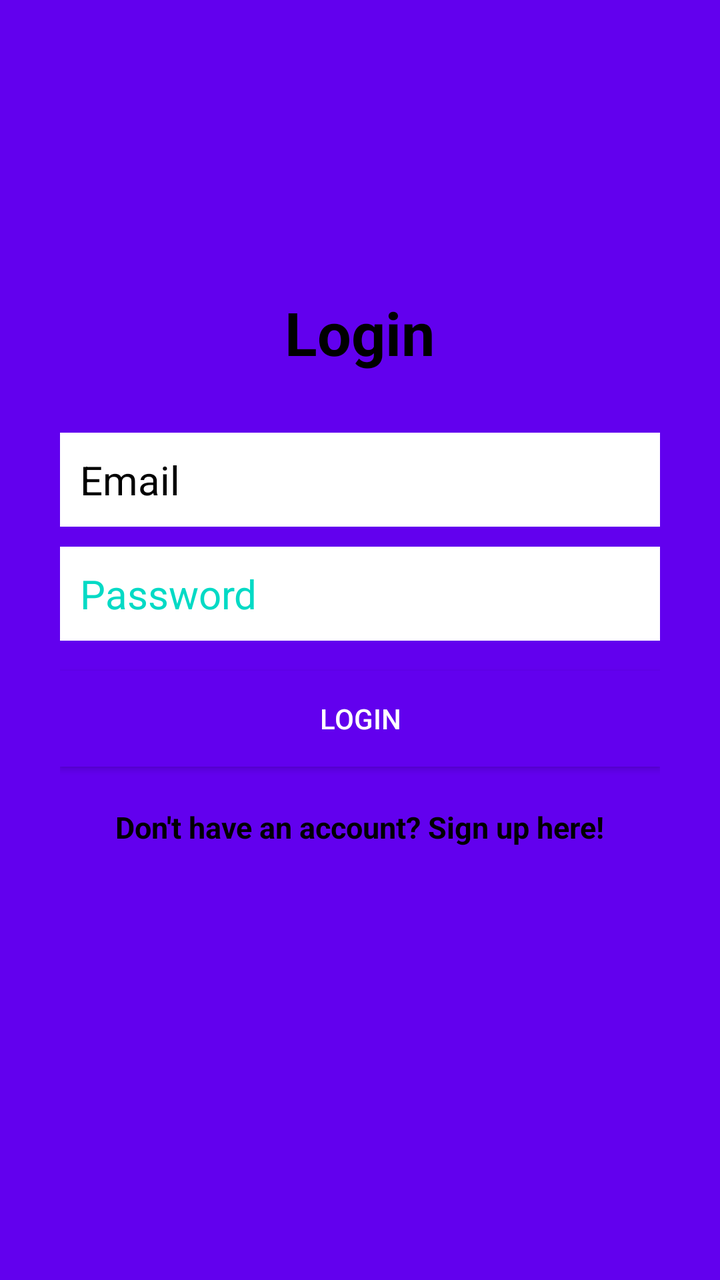
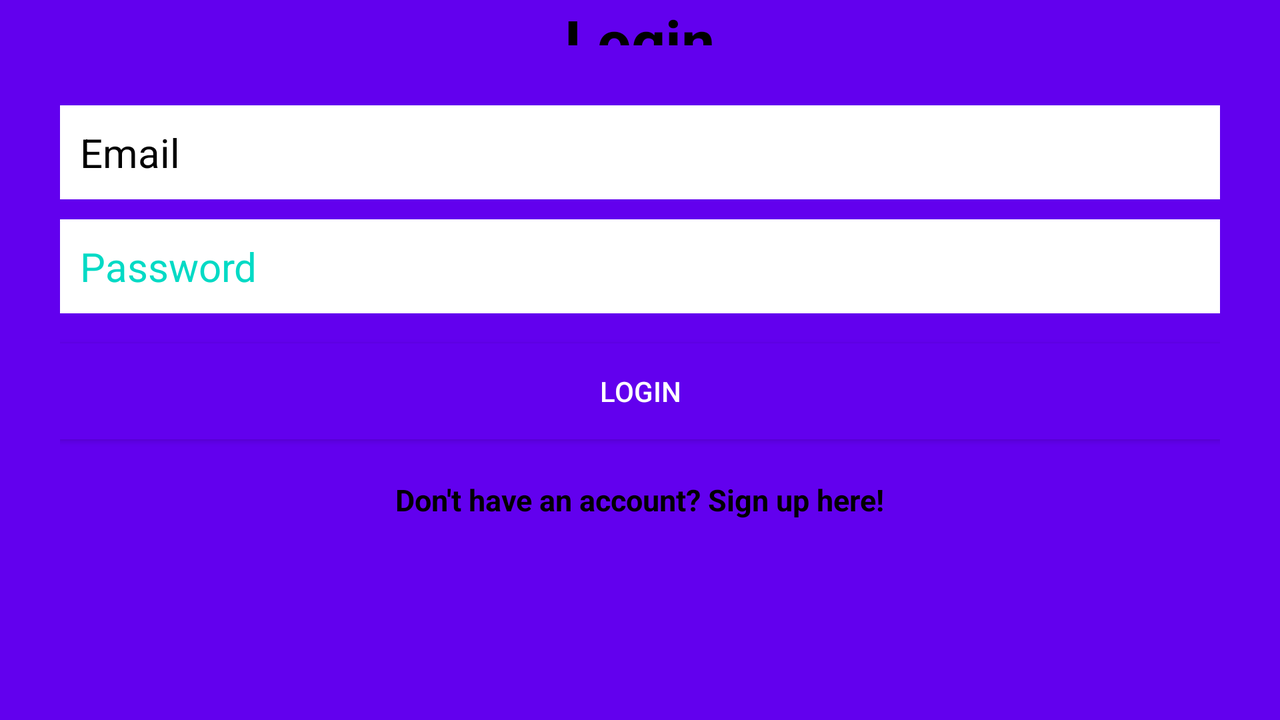

One screen, two layout resources from the same app: the default and the author's alternative for another configuration. Each is rendered where Android would select it; the XML of both is given below.
<!-- AndroidManifest.xml: application theme Theme.BOOKS -->
<!-- res/layout/activity_login.xml -->
<?xml version="1.0" encoding="utf-8"?>
<RelativeLayout
    xmlns:android="http://schemas.android.com/apk/res/android"
    xmlns:tools="http://schemas.android.com/tools"
    android:layout_width="match_parent"
    android:layout_height="match_parent"
    tools:context="LoginActivity"
    android:background="@color/purple_500">

    <LinearLayout
        android:orientation="vertical"
        android:layout_width="match_parent"
        android:layout_height="wrap_content"
        android:padding="30dp"
        android:layout_centerVertical="true"
        android:layout_centerHorizontal="true"
        android:id="@+id/linearLayout">

        <EditText
            android:id="@+id/emailEditText"
            android:layout_width="match_parent"
            android:layout_height="wrap_content"
            android:background="@android:color/white"
            android:hint="Email"
            android:inputType="textEmailAddress"
            android:nextFocusDown="@+id/passwordEditText"
            android:padding="10dp"
            android:layout_marginBottom="10dp"
            android:textColor="@android:color/black"
            android:textColorHint="@color/black"
            android:textSize="20sp" />

        <EditText
            android:id="@+id/passwordEditText"
            android:layout_width="match_parent"
            android:layout_height="wrap_content"
            android:background="@android:color/white"
            android:hint="Password"
            android:inputType="textPassword"
            android:nextFocusDown="@+id/passwordEditText"
            android:padding="10dp"
            android:textColor="@android:color/black"
            android:textColorHint="@color/teal_200"
            android:textSize="20sp" />


        <Button
            android:id="@+id/passwordLoginButton"
            android:layout_width="match_parent"
            android:layout_height="wrap_content"
            android:padding="10dp"
            android:text="LogIn"
            android:background="@color/purple_500"
            android:layout_marginTop="15dp"
            android:textColor="@color/white" />

        <TextView
            android:layout_width="wrap_content"
            android:layout_height="wrap_content"
            android:layout_marginTop="20dp"
            android:textColor="@color/black"
            android:textStyle="bold"
            android:textSize="15sp"
            android:text="Don't have an account? Sign up here!"
            android:id="@+id/registerTextView"
            android:layout_gravity="center_horizontal" />

    </LinearLayout>

    <TextView
        android:layout_width="wrap_content"
        android:layout_height="wrap_content"
        android:text="Login"
        android:textColor="@color/black"
        android:textSize="30dp"
        android:textStyle="bold"
        android:layout_above="@+id/linearLayout"
        android:layout_centerHorizontal="true" />

</RelativeLayout>
<!-- resources referenced by this layout -->
<resources>
  <color name="black">#FF000000</color>
  <color name="purple_500">#FF6200EE</color>
  <color name="teal_200">#FF03DAC5</color>
  <color name="white">#FFFFFFFF</color>
  <style name="Theme.BOOKS" parent="Theme.MaterialComponents.DayNight.DarkActionBar">
          
          <item name="colorPrimary">@color/purple_500</item>
          <item name="colorPrimaryVariant">@color/purple_700</item>
          <item name="colorOnPrimary">@color/white</item>
          
          <item name="colorSecondary">@color/teal_200</item>
          <item name="colorSecondaryVariant">@color/teal_700</item>
          <item name="colorOnSecondary">@color/black</item>
          
          <item name="android:statusBarColor" tools:targetApi="l">?attr/colorPrimaryVariant</item>
          
      </style>
  <color name="purple_700">#FF3700B3</color>
  <color name="teal_700">#FF018786</color>
</resources>
<!-- res/layout-land/activity_login.xml (the author's variant of the layout above) -->
<!-- drawn on the phone turned sideways -->
<?xml version="1.0" encoding="utf-8"?>
<RelativeLayout
    xmlns:android="http://schemas.android.com/apk/res/android"
    xmlns:tools="http://schemas.android.com/tools"
    android:layout_width="match_parent"
    android:layout_height="match_parent"
    tools:context="LoginActivity"
    android:background="@color/purple_500">

    <LinearLayout
        android:id="@+id/linearLayout"
        android:layout_width="match_parent"
        android:layout_height="wrap_content"
        android:layout_alignParentBottom="true"
        android:layout_centerHorizontal="true"
        android:layout_marginBottom="70dp"
        android:orientation="vertical"
        android:padding="30dp">

        <EditText
            android:id="@+id/emailEditText"
            android:layout_width="match_parent"
            android:layout_height="wrap_content"
            android:layout_marginBottom="10dp"
            android:background="@android:color/white"
            android:hint="Email"
            android:inputType="textEmailAddress"
            android:nextFocusDown="@+id/passwordEditText"
            android:padding="10dp"
            android:textColor="@android:color/black"
            android:textColorHint="@color/black"
            android:textSize="20sp" />


        <EditText
            android:id="@+id/passwordEditText"
            android:layout_width="match_parent"
            android:layout_height="wrap_content"
            android:background="@android:color/white"
            android:hint="Password"
            android:inputType="textPassword"
            android:nextFocusDown="@+id/passwordEditText"
            android:padding="10dp"
            android:textColor="@android:color/black"
            android:textColorHint="@color/teal_200"
            android:textSize="20sp" />

        <Button
            android:id="@+id/passwordLoginButton"
            android:layout_width="match_parent"
            android:layout_height="wrap_content"
            android:layout_marginTop="15dp"
            android:background="@color/purple_500"
            android:padding="10dp"
            android:text="LogIn"
            android:textColor="@color/white" />

        <TextView
            android:id="@+id/registerTextView"
            android:layout_width="wrap_content"
            android:layout_height="wrap_content"
            android:layout_gravity="center_horizontal"
            android:layout_marginTop="20dp"
            android:text="Don't have an account? Sign up here!"
            android:textColor="@color/black"
            android:textSize="15sp"
            android:textStyle="bold" />

    </LinearLayout>

    <TextView
        android:layout_width="wrap_content"
        android:layout_height="wrap_content"
        android:text="Login"
        android:textColor="@color/black"
        android:textSize="30dp"
        android:textStyle="bold"
        android:layout_above="@+id/linearLayout"
        android:layout_centerHorizontal="true" />

</RelativeLayout>
